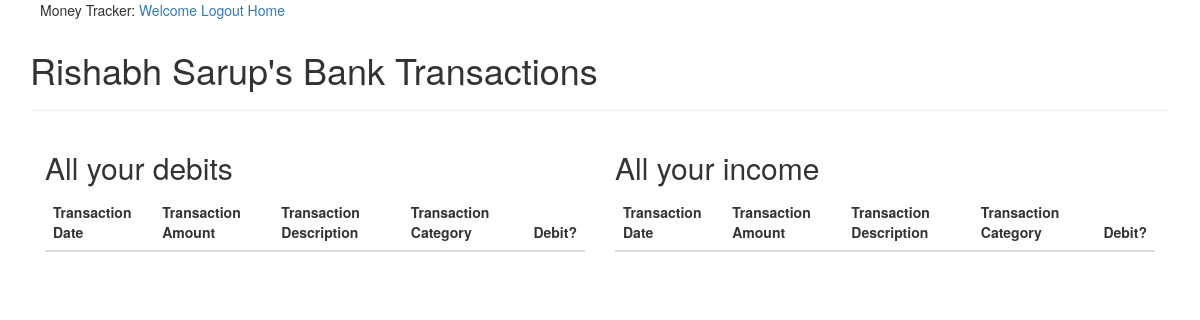
The page /allbanktransaction (signed in) on the database as committed earlier.
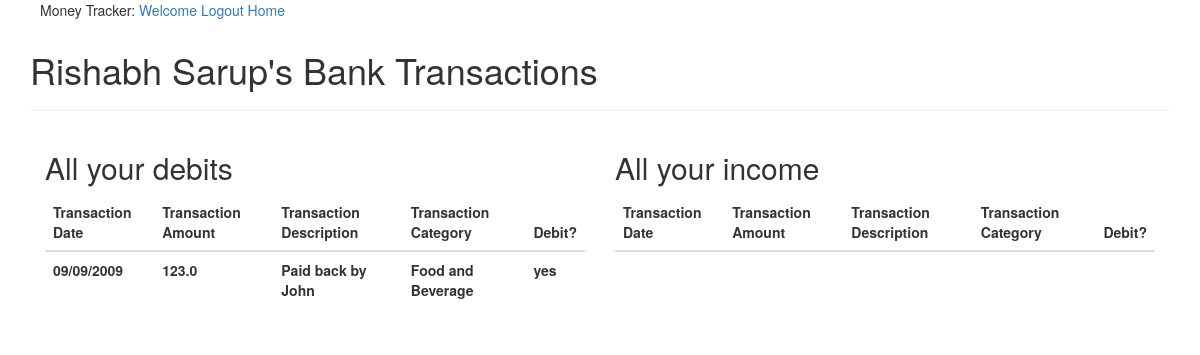
The same page on the database as committed later.
### app/models.py (models this page shows)
class Transaction(db.Model):
    id = db.Column(db.Integer, primary_key=True)
    user_id = db.Column(db.Integer, db.ForeignKey('user.id')) #The user that the transaction is associated with.
    date = db.Column(db.String, index = True)
    debit = db.Column(db.Boolean, index = True) # True if the amount is to be subtracted, false if it is actually a credit
    amount = db.Column(db.Float, index = True)
    description = db.Column(db.String(255), index = True)
    category = db.Column(db.String(255), index = True)
    type = db.Column(db.String(255), index = True)

### app/routes.py (the view)
@app.route('/allbanktransaction')
@login_required
def allbanktransaction():
    if current_user.is_anonymous:
        return redirect(url_for(login))
    user = current_user
    transactions = current_user.allTransactions
    banklist = []
    for transaction in transactions:
        if transaction.type == 'Bank':
            banklist.append(transaction)
    return render_template('banktransactions.html', user = user, transactions = banklist)

### app/models.py (called while the page is built)
@login.user_loader
def load_user(id):
    return User.query.get(int(id))

### app/templates/banktransactions.html (shortened to what this page needs)
{% extends "base.html" %}
{% block app_content %}
<h1> {{user.username}}'s Bank Transactions </h1>
<hr>
<div class = col-md-6>
   <h2> All your debits </h2>
  <table class = "table">
  <thead class = "thead-light">
  <tr>
    <th scope = "col"> Transaction Date </th>
    <th scope = "col"> Transaction Amount </th>
    <th scope = "col"> Transaction Description </th>
    <th scope = "col"> Transaction Category </th>
    <th scope = "col"> Debit? </th>
  </tr>
  </thead>
  {% for transaction in transactions %}
  {%if transaction.debit == True %}
  <tbody class = "tbody light">
  <th scope = "row"> {{transaction.date}} </th>
  <th scope = "row"> {{transaction.amount}} </th>
  <th scope = "row"> {{transaction.description}} </th>
  <th scope = "row"> {{transaction.category}} </th>
  <th scope = "row">{% if transaction.debit %} yes {% else %} no {% endif %}</th>
  </tbody>
  {% endif %}
  {% endfor %}
</table>
</div>
<div class = col-md-6>
    <h2> All your income </h2>
   <table class = "table">
   <thead class = "thead-light">
   <tr>
     <th scope = "col"> Transaction Date </th>
     <th scope = "col"> Transaction Amount </th>
     <th scope = "col"> Transaction Description </th>
     <th scope = "col"> Transaction Category </th>
     <th scope = "col"> Debit? </th>
   </tr>
   </thead>
 </table>
 </div>
{% endblock %}

Rows that differ between the two databases and show on the page:
added Transaction: debit "yes"
